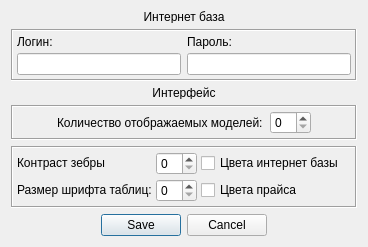
<?xml version="1.0" encoding="UTF-8"?>
<ui version="4.0">
 <class>settings_window</class>
 <widget class="QDialog" name="settings_window">
  <property name="geometry">
   <rect>
    <x>0</x>
    <y>0</y>
    <width>355</width>
    <height>240</height>
   </rect>
  </property>
  <property name="sizePolicy">
   <sizepolicy hsizetype="Fixed" vsizetype="Fixed">
    <horstretch>0</horstretch>
    <verstretch>0</verstretch>
   </sizepolicy>
  </property>
  <property name="windowTitle">
   <string>Настройки</string>
  </property>
  <property name="windowIcon">
   <iconset>
    <normaloff>icon64.png</normaloff>icon64.png</iconset>
  </property>
  <layout class="QVBoxLayout" name="verticalLayout">
   <property name="sizeConstraint">
    <enum>QLayout::SetFixedSize</enum>
   </property>
   <item>
    <widget class="QLabel" name="label_6">
     <property name="minimumSize">
      <size>
       <width>50</width>
       <height>12</height>
      </size>
     </property>
     <property name="maximumSize">
      <size>
       <width>16777215</width>
       <height>12</height>
      </size>
     </property>
     <property name="font">
      <font>
       <family>Segoe UI</family>
      </font>
     </property>
     <property name="text">
      <string>Интернет база</string>
     </property>
     <property name="alignment">
      <set>Qt::AlignCenter</set>
     </property>
    </widget>
   </item>
   <item>
    <widget class="QFrame" name="frame">
     <property name="sizePolicy">
      <sizepolicy hsizetype="Preferred" vsizetype="Maximum">
       <horstretch>0</horstretch>
       <verstretch>0</verstretch>
      </sizepolicy>
     </property>
     <property name="toolTip">
      <string>Данные для входа в &quot;димку&quot;</string>
     </property>
     <property name="statusTip">
      <string>2</string>
     </property>
     <property name="whatsThis">
      <string>1</string>
     </property>
     <property name="frameShape">
      <enum>QFrame::Box</enum>
     </property>
     <property name="frameShadow">
      <enum>QFrame::Sunken</enum>
     </property>
     <layout class="QHBoxLayout" name="horizontalLayout_4">
      <property name="sizeConstraint">
       <enum>QLayout::SetMinimumSize</enum>
      </property>
      <property name="leftMargin">
       <number>4</number>
      </property>
      <property name="topMargin">
       <number>4</number>
      </property>
      <property name="rightMargin">
       <number>4</number>
      </property>
      <property name="bottomMargin">
       <number>4</number>
      </property>
      <item>
       <layout class="QVBoxLayout" name="verticalLayout_6">
        <property name="spacing">
         <number>4</number>
        </property>
        <item>
         <widget class="QLabel" name="label_2">
          <property name="sizePolicy">
           <sizepolicy hsizetype="Preferred" vsizetype="Fixed">
            <horstretch>0</horstretch>
            <verstretch>0</verstretch>
           </sizepolicy>
          </property>
          <property name="text">
           <string>Логин:</string>
          </property>
         </widget>
        </item>
        <item>
         <widget class="QLineEdit" name="web_login"/>
        </item>
       </layout>
      </item>
      <item>
       <layout class="QVBoxLayout" name="verticalLayout_5">
        <property name="spacing">
         <number>4</number>
        </property>
        <item>
         <widget class="QLabel" name="label_3">
          <property name="sizePolicy">
           <sizepolicy hsizetype="Preferred" vsizetype="Fixed">
            <horstretch>0</horstretch>
            <verstretch>0</verstretch>
           </sizepolicy>
          </property>
          <property name="text">
           <string>Пароль:</string>
          </property>
         </widget>
        </item>
        <item>
         <widget class="QLineEdit" name="web_password"/>
        </item>
       </layout>
      </item>
     </layout>
    </widget>
   </item>
   <item>
    <widget class="QLabel" name="label_7">
     <property name="minimumSize">
      <size>
       <width>50</width>
       <height>12</height>
      </size>
     </property>
     <property name="maximumSize">
      <size>
       <width>16777215</width>
       <height>12</height>
      </size>
     </property>
     <property name="font">
      <font>
       <family>Segoe UI</family>
      </font>
     </property>
     <property name="text">
      <string>Интерфейс</string>
     </property>
     <property name="alignment">
      <set>Qt::AlignCenter</set>
     </property>
    </widget>
   </item>
   <item>
    <widget class="QFrame" name="frame_2">
     <property name="sizePolicy">
      <sizepolicy hsizetype="Preferred" vsizetype="Maximum">
       <horstretch>0</horstretch>
       <verstretch>0</verstretch>
      </sizepolicy>
     </property>
     <property name="frameShape">
      <enum>QFrame::Box</enum>
     </property>
     <property name="frameShadow">
      <enum>QFrame::Sunken</enum>
     </property>
     <layout class="QVBoxLayout" name="verticalLayout_3">
      <property name="spacing">
       <number>4</number>
      </property>
      <property name="leftMargin">
       <number>4</number>
      </property>
      <property name="topMargin">
       <number>4</number>
      </property>
      <property name="rightMargin">
       <number>4</number>
      </property>
      <property name="bottomMargin">
       <number>4</number>
      </property>
      <item>
       <layout class="QHBoxLayout" name="horizontalLayout">
        <item>
         <spacer name="horizontalSpacer">
          <property name="orientation">
           <enum>Qt::Horizontal</enum>
          </property>
          <property name="sizeHint" stdset="0">
           <size>
            <width>40</width>
            <height>20</height>
           </size>
          </property>
         </spacer>
        </item>
        <item>
         <widget class="QLabel" name="label">
          <property name="sizePolicy">
           <sizepolicy hsizetype="Maximum" vsizetype="Preferred">
            <horstretch>0</horstretch>
            <verstretch>0</verstretch>
           </sizepolicy>
          </property>
          <property name="text">
           <string>Количество отображаемых моделей: </string>
          </property>
         </widget>
        </item>
        <item>
         <widget class="QSpinBox" name="ui_models_num">
          <property name="sizePolicy">
           <sizepolicy hsizetype="Maximum" vsizetype="Fixed">
            <horstretch>0</horstretch>
            <verstretch>0</verstretch>
           </sizepolicy>
          </property>
         </widget>
        </item>
        <item>
         <spacer name="horizontalSpacer_2">
          <property name="orientation">
           <enum>Qt::Horizontal</enum>
          </property>
          <property name="sizeHint" stdset="0">
           <size>
            <width>40</width>
            <height>20</height>
           </size>
          </property>
         </spacer>
        </item>
       </layout>
      </item>
     </layout>
    </widget>
   </item>
   <item>
    <widget class="QFrame" name="frame_3">
     <property name="sizePolicy">
      <sizepolicy hsizetype="Preferred" vsizetype="Maximum">
       <horstretch>0</horstretch>
       <verstretch>0</verstretch>
      </sizepolicy>
     </property>
     <property name="frameShape">
      <enum>QFrame::Box</enum>
     </property>
     <property name="frameShadow">
      <enum>QFrame::Sunken</enum>
     </property>
     <layout class="QGridLayout" name="gridLayout">
      <property name="leftMargin">
       <number>4</number>
      </property>
      <property name="topMargin">
       <number>4</number>
      </property>
      <property name="rightMargin">
       <number>4</number>
      </property>
      <property name="bottomMargin">
       <number>4</number>
      </property>
      <property name="spacing">
       <number>4</number>
      </property>
      <item row="0" column="1">
       <layout class="QVBoxLayout" name="verticalLayout_8">
        <item>
         <widget class="QCheckBox" name="colored_web_table">
          <property name="text">
           <string>Цвета интернет базы</string>
          </property>
         </widget>
        </item>
       </layout>
      </item>
      <item row="1" column="1">
       <layout class="QVBoxLayout" name="verticalLayout_2">
        <item>
         <widget class="QCheckBox" name="colored_price_table">
          <property name="text">
           <string>Цвета прайса</string>
          </property>
         </widget>
        </item>
       </layout>
      </item>
      <item row="0" column="0">
       <layout class="QHBoxLayout" name="horizontalLayout_3">
        <item>
         <widget class="QLabel" name="label_4">
          <property name="sizePolicy">
           <sizepolicy hsizetype="Preferred" vsizetype="Maximum">
            <horstretch>0</horstretch>
            <verstretch>0</verstretch>
           </sizepolicy>
          </property>
          <property name="text">
           <string>Контраст зебры</string>
          </property>
         </widget>
        </item>
        <item>
         <widget class="QSpinBox" name="zebra_contrast">
          <property name="sizePolicy">
           <sizepolicy hsizetype="Maximum" vsizetype="Fixed">
            <horstretch>0</horstretch>
            <verstretch>0</verstretch>
           </sizepolicy>
          </property>
         </widget>
        </item>
       </layout>
      </item>
      <item row="1" column="0">
       <layout class="QHBoxLayout" name="horizontalLayout_2">
        <item>
         <widget class="QLabel" name="label_5">
          <property name="sizePolicy">
           <sizepolicy hsizetype="Preferred" vsizetype="Maximum">
            <horstretch>0</horstretch>
            <verstretch>0</verstretch>
           </sizepolicy>
          </property>
          <property name="text">
           <string>Размер шрифта таблиц:</string>
          </property>
         </widget>
        </item>
        <item>
         <widget class="QSpinBox" name="tables_font_size">
          <property name="sizePolicy">
           <sizepolicy hsizetype="Maximum" vsizetype="Fixed">
            <horstretch>0</horstretch>
            <verstretch>0</verstretch>
           </sizepolicy>
          </property>
         </widget>
        </item>
       </layout>
      </item>
     </layout>
    </widget>
   </item>
   <item>
    <widget class="QDialogButtonBox" name="buttonBox">
     <property name="sizePolicy">
      <sizepolicy hsizetype="Minimum" vsizetype="Fixed">
       <horstretch>0</horstretch>
       <verstretch>0</verstretch>
      </sizepolicy>
     </property>
     <property name="orientation">
      <enum>Qt::Horizontal</enum>
     </property>
     <property name="standardButtons">
      <set>QDialogButtonBox::Cancel|QDialogButtonBox::Save</set>
     </property>
     <property name="centerButtons">
      <bool>true</bool>
     </property>
    </widget>
   </item>
  </layout>
 </widget>
 <resources/>
 <connections>
  <connection>
   <sender>buttonBox</sender>
   <signal>accepted()</signal>
   <receiver>settings_window</receiver>
   <slot>accept()</slot>
   <hints>
    <hint type="sourcelabel">
     <x>248</x>
     <y>254</y>
    </hint>
    <hint type="destinationlabel">
     <x>157</x>
     <y>274</y>
    </hint>
   </hints>
  </connection>
  <connection>
   <sender>buttonBox</sender>
   <signal>rejected()</signal>
   <receiver>settings_window</receiver>
   <slot>reject()</slot>
   <hints>
    <hint type="sourcelabel">
     <x>316</x>
     <y>260</y>
    </hint>
    <hint type="destinationlabel">
     <x>286</x>
     <y>274</y>
    </hint>
   </hints>
  </connection>
 </connections>
</ui>
